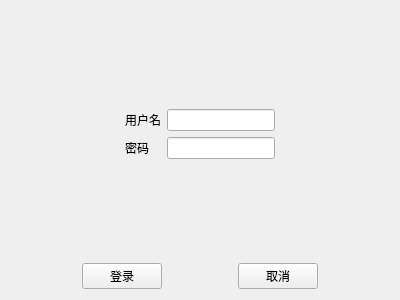
<?xml version="1.0" encoding="UTF-8"?>
<ui version="4.0">
 <class>Login</class>
 <widget class="QWidget" name="Login">
  <property name="geometry">
   <rect>
    <x>0</x>
    <y>0</y>
    <width>400</width>
    <height>300</height>
   </rect>
  </property>
  <property name="windowTitle">
   <string>Form</string>
  </property>
  <layout class="QGridLayout" name="gridLayout">
   <item row="0" column="1">
    <spacer name="verticalSpacer">
     <property name="orientation">
      <enum>Qt::Vertical</enum>
     </property>
     <property name="sizeHint" stdset="0">
      <size>
       <width>20</width>
       <height>76</height>
      </size>
     </property>
    </spacer>
   </item>
   <item row="1" column="0">
    <spacer name="horizontalSpacer_4">
     <property name="orientation">
      <enum>Qt::Horizontal</enum>
     </property>
     <property name="sizeHint" stdset="0">
      <size>
       <width>85</width>
       <height>20</height>
      </size>
     </property>
    </spacer>
   </item>
   <item row="1" column="1">
    <layout class="QHBoxLayout" name="horizontalLayout_2">
     <item>
      <layout class="QVBoxLayout" name="verticalLayout">
       <item>
        <widget class="QLabel" name="label">
         <property name="text">
          <string>用户名</string>
         </property>
        </widget>
       </item>
       <item>
        <widget class="QLabel" name="label_2">
         <property name="text">
          <string>密码</string>
         </property>
        </widget>
       </item>
      </layout>
     </item>
     <item>
      <layout class="QVBoxLayout" name="verticalLayout_2">
       <item>
        <widget class="QLineEdit" name="lineEdit"/>
       </item>
       <item>
        <widget class="QLineEdit" name="lineEdit_2"/>
       </item>
      </layout>
     </item>
    </layout>
   </item>
   <item row="1" column="2">
    <spacer name="horizontalSpacer_5">
     <property name="orientation">
      <enum>Qt::Horizontal</enum>
     </property>
     <property name="sizeHint" stdset="0">
      <size>
       <width>84</width>
       <height>20</height>
      </size>
     </property>
    </spacer>
   </item>
   <item row="2" column="1">
    <spacer name="verticalSpacer_2">
     <property name="orientation">
      <enum>Qt::Vertical</enum>
     </property>
     <property name="sizeHint" stdset="0">
      <size>
       <width>20</width>
       <height>76</height>
      </size>
     </property>
    </spacer>
   </item>
   <item row="3" column="0" colspan="3">
    <layout class="QHBoxLayout" name="horizontalLayout">
     <item>
      <spacer name="horizontalSpacer_2">
       <property name="orientation">
        <enum>Qt::Horizontal</enum>
       </property>
       <property name="sizeHint" stdset="0">
        <size>
         <width>40</width>
         <height>20</height>
        </size>
       </property>
      </spacer>
     </item>
     <item>
      <widget class="QPushButton" name="pushButton">
       <property name="text">
        <string>登录</string>
       </property>
      </widget>
     </item>
     <item>
      <spacer name="horizontalSpacer">
       <property name="orientation">
        <enum>Qt::Horizontal</enum>
       </property>
       <property name="sizeHint" stdset="0">
        <size>
         <width>40</width>
         <height>20</height>
        </size>
       </property>
      </spacer>
     </item>
     <item>
      <widget class="QPushButton" name="pushButton_2">
       <property name="text">
        <string>取消</string>
       </property>
      </widget>
     </item>
     <item>
      <spacer name="horizontalSpacer_3">
       <property name="orientation">
        <enum>Qt::Horizontal</enum>
       </property>
       <property name="sizeHint" stdset="0">
        <size>
         <width>40</width>
         <height>20</height>
        </size>
       </property>
      </spacer>
     </item>
    </layout>
   </item>
  </layout>
 </widget>
 <resources/>
 <connections/>
</ui>
